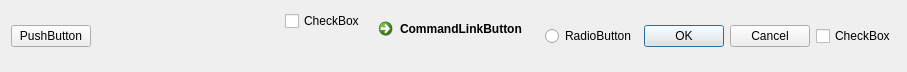
<?xml version="1.0" encoding="UTF-8"?>
<ui version="4.0">
 <class>TestWidget_AllTypes</class>
 <widget class="QWidget" name="TestWidget_AllTypes">
  <property name="geometry">
   <rect>
    <x>0</x>
    <y>0</y>
    <width>907</width>
    <height>72</height>
   </rect>
  </property>
  <property name="windowTitle">
   <string>TestWidget_AllTypes</string>
  </property>
  <layout class="QHBoxLayout" name="horizontalLayout_2">
   <item>
    <widget class="QPushButton" name="pushButton">
     <property name="text">
      <string>PushButton</string>
     </property>
    </widget>
   </item>
   <item>
    <spacer name="verticalSpacer">
     <property name="orientation">
      <enum>Qt::Vertical</enum>
     </property>
     <property name="sizeHint" stdset="0">
      <size>
       <width>20</width>
       <height>40</height>
      </size>
     </property>
    </spacer>
   </item>
   <item>
    <spacer name="horizontalSpacer">
     <property name="orientation">
      <enum>Qt::Horizontal</enum>
     </property>
     <property name="sizeHint" stdset="0">
      <size>
       <width>40</width>
       <height>20</height>
      </size>
     </property>
    </spacer>
   </item>
   <item>
    <layout class="QFormLayout" name="formLayout">
     <item row="0" column="0">
      <widget class="QCheckBox" name="checkBox">
       <property name="text">
        <string>CheckBox</string>
       </property>
      </widget>
     </item>
     <item row="0" column="1">
      <widget class="QCommandLinkButton" name="commandLinkButton">
       <property name="text">
        <string>CommandLinkButton</string>
       </property>
      </widget>
     </item>
    </layout>
   </item>
   <item>
    <layout class="QGridLayout" name="gridLayout">
     <item row="0" column="0">
      <widget class="QRadioButton" name="radioButton">
       <property name="text">
        <string>RadioButton</string>
       </property>
      </widget>
     </item>
    </layout>
   </item>
   <item>
    <layout class="QHBoxLayout" name="horizontalLayout">
     <item>
      <widget class="QDialogButtonBox" name="buttonBox">
       <property name="standardButtons">
        <set>QDialogButtonBox::Cancel|QDialogButtonBox::Ok</set>
       </property>
      </widget>
     </item>
    </layout>
   </item>
   <item>
    <layout class="QVBoxLayout" name="verticalLayout">
     <item>
      <widget class="QCheckBox" name="checkBox_2">
       <property name="text">
        <string>CheckBox</string>
       </property>
      </widget>
     </item>
    </layout>
   </item>
  </layout>
 </widget>
 <resources/>
 <connections/>
</ui>
